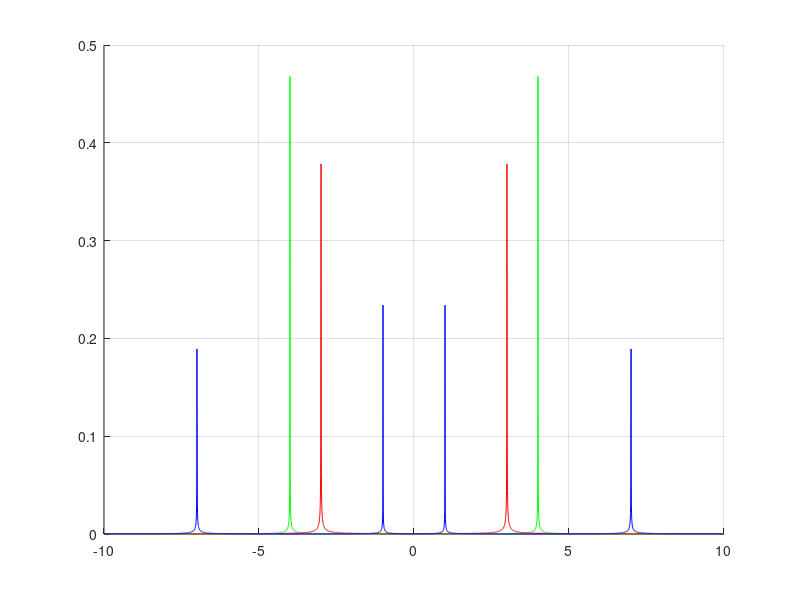

MATLAB code to generate this figure:
%This is a AM mod test script

clear all
close all

fcarr	= 3.0
finput	= 0.5
finput	= 4.0
bw = 0.01
fs		= 0.1
fsmod	= 20.0
N     = 4096
MyPi  = pi
ModRatio = 0.5
bwnoise = rand(size([0:N-1])).*bw - bw/2 + (ones(size([0:N-1])))
bwnoise =1

% generating the time domain signal
xInput = cos((2.0*MyPi*(finput*bwnoise)).*[0:N-1]/fsmod)
xCarrier = cos(2.0*MyPi*fcarr*[0:N-1]/fsmod)
xMod = (xInput * ModRatio + 1) .* xCarrier
xMod = xInput .* xCarrier

% taking the FFT
xInputF = (1.0/N)*fft(xInput,N); 
xCarrierF = (1.0/N)*fft(xCarrier,N);
xModF = (1.0/N)*fft(xMod,N);

figure;
hold on
plot([-N/2:N/2-1]*fsmod/N,(fftshift(abs(xInputF))),'g');
plot([-N/2:N/2-1]*fsmod/N,(fftshift(abs(xCarrierF))),'r');
plot([-N/2:N/2-1]*fsmod/N,(fftshift(abs(xModF))),'b');
% xlabel('frequency, MHz')
% ylabel('amplitude')
% title('frequency response of real and complex sinusoidal signal'); 
%legend('xInputF','xCarrierF','xModF');
grid on
%axis([-fsmod/2 fsmod/2 0 1.2])
